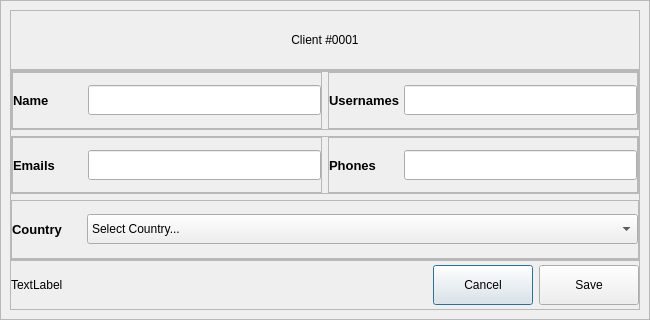
<?xml version="1.0" encoding="UTF-8"?>
<ui version="4.0">
 <class>Dialog</class>
 <widget class="QDialog" name="Dialog">
  <property name="geometry">
   <rect>
    <x>0</x>
    <y>0</y>
    <width>650</width>
    <height>320</height>
   </rect>
  </property>
  <property name="windowTitle">
   <string>Dialog</string>
  </property>
  <layout class="QVBoxLayout" name="verticalLayout">
   <property name="spacing">
    <number>0</number>
   </property>
   <property name="leftMargin">
    <number>0</number>
   </property>
   <property name="topMargin">
    <number>0</number>
   </property>
   <property name="rightMargin">
    <number>0</number>
   </property>
   <property name="bottomMargin">
    <number>0</number>
   </property>
   <item>
    <widget class="QFrame" name="dialog_window">
     <property name="frameShape">
      <enum>QFrame::StyledPanel</enum>
     </property>
     <property name="frameShadow">
      <enum>QFrame::Raised</enum>
     </property>
     <layout class="QVBoxLayout" name="verticalLayout_4">
      <property name="spacing">
       <number>0</number>
      </property>
      <item>
       <widget class="QFrame" name="title_frame">
        <property name="minimumSize">
         <size>
          <width>0</width>
          <height>60</height>
         </size>
        </property>
        <property name="maximumSize">
         <size>
          <width>16777215</width>
          <height>60</height>
         </size>
        </property>
        <property name="frameShape">
         <enum>QFrame::StyledPanel</enum>
        </property>
        <property name="frameShadow">
         <enum>QFrame::Raised</enum>
        </property>
        <layout class="QVBoxLayout" name="verticalLayout_3">
         <property name="spacing">
          <number>0</number>
         </property>
         <property name="leftMargin">
          <number>0</number>
         </property>
         <property name="topMargin">
          <number>0</number>
         </property>
         <property name="rightMargin">
          <number>0</number>
         </property>
         <property name="bottomMargin">
          <number>0</number>
         </property>
         <item>
          <widget class="QLabel" name="logo">
           <property name="styleSheet">
            <string notr="true">font: 900 16pt &quot;Segoe UI Black&quot;;</string>
           </property>
           <property name="text">
            <string>Client #0001</string>
           </property>
           <property name="alignment">
            <set>Qt::AlignCenter</set>
           </property>
          </widget>
         </item>
        </layout>
       </widget>
      </item>
      <item>
       <widget class="QFrame" name="main_frame">
        <property name="frameShape">
         <enum>QFrame::StyledPanel</enum>
        </property>
        <property name="frameShadow">
         <enum>QFrame::Raised</enum>
        </property>
        <layout class="QVBoxLayout" name="verticalLayout_2">
         <property name="leftMargin">
          <number>0</number>
         </property>
         <property name="topMargin">
          <number>0</number>
         </property>
         <property name="rightMargin">
          <number>0</number>
         </property>
         <property name="bottomMargin">
          <number>0</number>
         </property>
         <item>
          <widget class="QFrame" name="name_frame">
           <property name="frameShape">
            <enum>QFrame::StyledPanel</enum>
           </property>
           <property name="frameShadow">
            <enum>QFrame::Raised</enum>
           </property>
           <layout class="QHBoxLayout" name="horizontalLayout_2">
            <property name="leftMargin">
             <number>0</number>
            </property>
            <property name="topMargin">
             <number>0</number>
            </property>
            <property name="rightMargin">
             <number>0</number>
            </property>
            <property name="bottomMargin">
             <number>0</number>
            </property>
            <item>
             <widget class="QFrame" name="frame">
              <property name="maximumSize">
               <size>
                <width>16777215</width>
                <height>16777215</height>
               </size>
              </property>
              <property name="frameShape">
               <enum>QFrame::StyledPanel</enum>
              </property>
              <property name="frameShadow">
               <enum>QFrame::Raised</enum>
              </property>
              <layout class="QHBoxLayout" name="horizontalLayout_3">
               <property name="spacing">
                <number>0</number>
               </property>
               <property name="leftMargin">
                <number>0</number>
               </property>
               <property name="topMargin">
                <number>0</number>
               </property>
               <property name="rightMargin">
                <number>0</number>
               </property>
               <property name="bottomMargin">
                <number>0</number>
               </property>
               <item>
                <widget class="QLabel" name="label">
                 <property name="minimumSize">
                  <size>
                   <width>75</width>
                   <height>0</height>
                  </size>
                 </property>
                 <property name="maximumSize">
                  <size>
                   <width>50</width>
                   <height>16777215</height>
                  </size>
                 </property>
                 <property name="font">
                  <font>
                   <pointsize>10</pointsize>
                   <italic>false</italic>
                   <bold>true</bold>
                  </font>
                 </property>
                 <property name="styleSheet">
                  <string notr="true">font: 700 10pt &quot;Segoe UI&quot;;</string>
                 </property>
                 <property name="text">
                  <string>Name</string>
                 </property>
                </widget>
               </item>
               <item>
                <widget class="QLineEdit" name="name">
                 <property name="minimumSize">
                  <size>
                   <width>200</width>
                   <height>30</height>
                  </size>
                 </property>
                 <property name="maximumSize">
                  <size>
                   <width>1000</width>
                   <height>30</height>
                  </size>
                 </property>
                </widget>
               </item>
              </layout>
             </widget>
            </item>
            <item>
             <widget class="QFrame" name="frame_4">
              <property name="frameShape">
               <enum>QFrame::StyledPanel</enum>
              </property>
              <property name="frameShadow">
               <enum>QFrame::Raised</enum>
              </property>
              <layout class="QHBoxLayout" name="horizontalLayout_4">
               <property name="spacing">
                <number>0</number>
               </property>
               <property name="leftMargin">
                <number>0</number>
               </property>
               <property name="topMargin">
                <number>0</number>
               </property>
               <property name="rightMargin">
                <number>0</number>
               </property>
               <property name="bottomMargin">
                <number>0</number>
               </property>
               <item>
                <widget class="QLabel" name="label_2">
                 <property name="minimumSize">
                  <size>
                   <width>75</width>
                   <height>0</height>
                  </size>
                 </property>
                 <property name="maximumSize">
                  <size>
                   <width>50</width>
                   <height>16777215</height>
                  </size>
                 </property>
                 <property name="font">
                  <font>
                   <pointsize>10</pointsize>
                   <italic>false</italic>
                   <bold>true</bold>
                  </font>
                 </property>
                 <property name="styleSheet">
                  <string notr="true">font: 700 10pt &quot;Segoe UI&quot;;</string>
                 </property>
                 <property name="text">
                  <string>Usernames</string>
                 </property>
                </widget>
               </item>
               <item>
                <widget class="QLineEdit" name="username">
                 <property name="sizePolicy">
                  <sizepolicy hsizetype="Expanding" vsizetype="Fixed">
                   <horstretch>0</horstretch>
                   <verstretch>0</verstretch>
                  </sizepolicy>
                 </property>
                 <property name="minimumSize">
                  <size>
                   <width>200</width>
                   <height>30</height>
                  </size>
                 </property>
                 <property name="maximumSize">
                  <size>
                   <width>1000</width>
                   <height>30</height>
                  </size>
                 </property>
                </widget>
               </item>
              </layout>
             </widget>
            </item>
           </layout>
          </widget>
         </item>
         <item>
          <widget class="QFrame" name="contact_frame">
           <property name="frameShape">
            <enum>QFrame::StyledPanel</enum>
           </property>
           <property name="frameShadow">
            <enum>QFrame::Raised</enum>
           </property>
           <layout class="QHBoxLayout" name="horizontalLayout_7">
            <property name="leftMargin">
             <number>0</number>
            </property>
            <property name="topMargin">
             <number>0</number>
            </property>
            <property name="rightMargin">
             <number>0</number>
            </property>
            <property name="bottomMargin">
             <number>0</number>
            </property>
            <item>
             <widget class="QFrame" name="frame_5">
              <property name="maximumSize">
               <size>
                <width>16777215</width>
                <height>16777215</height>
               </size>
              </property>
              <property name="frameShape">
               <enum>QFrame::StyledPanel</enum>
              </property>
              <property name="frameShadow">
               <enum>QFrame::Raised</enum>
              </property>
              <layout class="QHBoxLayout" name="horizontalLayout_5">
               <property name="spacing">
                <number>0</number>
               </property>
               <property name="leftMargin">
                <number>0</number>
               </property>
               <property name="topMargin">
                <number>0</number>
               </property>
               <property name="rightMargin">
                <number>0</number>
               </property>
               <property name="bottomMargin">
                <number>0</number>
               </property>
               <item>
                <widget class="QLabel" name="label_3">
                 <property name="minimumSize">
                  <size>
                   <width>75</width>
                   <height>0</height>
                  </size>
                 </property>
                 <property name="maximumSize">
                  <size>
                   <width>50</width>
                   <height>16777215</height>
                  </size>
                 </property>
                 <property name="font">
                  <font>
                   <pointsize>10</pointsize>
                   <italic>false</italic>
                   <bold>true</bold>
                  </font>
                 </property>
                 <property name="styleSheet">
                  <string notr="true">font: 700 10pt &quot;Segoe UI&quot;;</string>
                 </property>
                 <property name="text">
                  <string>Emails</string>
                 </property>
                </widget>
               </item>
               <item>
                <widget class="QLineEdit" name="email">
                 <property name="sizePolicy">
                  <sizepolicy hsizetype="Expanding" vsizetype="Fixed">
                   <horstretch>0</horstretch>
                   <verstretch>0</verstretch>
                  </sizepolicy>
                 </property>
                 <property name="minimumSize">
                  <size>
                   <width>200</width>
                   <height>30</height>
                  </size>
                 </property>
                 <property name="maximumSize">
                  <size>
                   <width>1000</width>
                   <height>30</height>
                  </size>
                 </property>
                </widget>
               </item>
              </layout>
             </widget>
            </item>
            <item>
             <widget class="QFrame" name="frame_6">
              <property name="frameShape">
               <enum>QFrame::StyledPanel</enum>
              </property>
              <property name="frameShadow">
               <enum>QFrame::Raised</enum>
              </property>
              <layout class="QHBoxLayout" name="horizontalLayout_6">
               <property name="spacing">
                <number>0</number>
               </property>
               <property name="leftMargin">
                <number>0</number>
               </property>
               <property name="topMargin">
                <number>0</number>
               </property>
               <property name="rightMargin">
                <number>0</number>
               </property>
               <property name="bottomMargin">
                <number>0</number>
               </property>
               <item>
                <widget class="QLabel" name="label_4">
                 <property name="minimumSize">
                  <size>
                   <width>75</width>
                   <height>0</height>
                  </size>
                 </property>
                 <property name="maximumSize">
                  <size>
                   <width>50</width>
                   <height>16777215</height>
                  </size>
                 </property>
                 <property name="font">
                  <font>
                   <pointsize>10</pointsize>
                   <italic>false</italic>
                   <bold>true</bold>
                  </font>
                 </property>
                 <property name="styleSheet">
                  <string notr="true">font: 700 10pt &quot;Segoe UI&quot;;</string>
                 </property>
                 <property name="text">
                  <string>Phones</string>
                 </property>
                </widget>
               </item>
               <item>
                <widget class="QLineEdit" name="phone">
                 <property name="sizePolicy">
                  <sizepolicy hsizetype="Expanding" vsizetype="Fixed">
                   <horstretch>0</horstretch>
                   <verstretch>0</verstretch>
                  </sizepolicy>
                 </property>
                 <property name="minimumSize">
                  <size>
                   <width>200</width>
                   <height>30</height>
                  </size>
                 </property>
                 <property name="maximumSize">
                  <size>
                   <width>1000</width>
                   <height>30</height>
                  </size>
                 </property>
                </widget>
               </item>
              </layout>
             </widget>
            </item>
           </layout>
          </widget>
         </item>
         <item>
          <widget class="QFrame" name="frame_3">
           <property name="frameShape">
            <enum>QFrame::StyledPanel</enum>
           </property>
           <property name="frameShadow">
            <enum>QFrame::Raised</enum>
           </property>
           <layout class="QHBoxLayout" name="horizontalLayout_8">
            <property name="spacing">
             <number>0</number>
            </property>
            <property name="leftMargin">
             <number>0</number>
            </property>
            <property name="topMargin">
             <number>0</number>
            </property>
            <property name="rightMargin">
             <number>0</number>
            </property>
            <property name="bottomMargin">
             <number>0</number>
            </property>
            <item>
             <widget class="QLabel" name="label_5">
              <property name="minimumSize">
               <size>
                <width>75</width>
                <height>0</height>
               </size>
              </property>
              <property name="maximumSize">
               <size>
                <width>50</width>
                <height>16777215</height>
               </size>
              </property>
              <property name="font">
               <font>
                <pointsize>10</pointsize>
                <italic>false</italic>
                <bold>true</bold>
               </font>
              </property>
              <property name="styleSheet">
               <string notr="true">font: 700 10pt &quot;Segoe UI&quot;;</string>
              </property>
              <property name="text">
               <string>Country</string>
              </property>
             </widget>
            </item>
            <item>
             <widget class="QComboBox" name="country">
              <property name="sizePolicy">
               <sizepolicy hsizetype="Expanding" vsizetype="Fixed">
                <horstretch>0</horstretch>
                <verstretch>0</verstretch>
               </sizepolicy>
              </property>
              <property name="minimumSize">
               <size>
                <width>200</width>
                <height>30</height>
               </size>
              </property>
              <property name="maximumSize">
               <size>
                <width>1000</width>
                <height>30</height>
               </size>
              </property>
              <item>
               <property name="text">
                <string>Select Country...</string>
               </property>
              </item>
             </widget>
            </item>
           </layout>
          </widget>
         </item>
        </layout>
       </widget>
      </item>
      <item>
       <widget class="QFrame" name="control_frame">
        <property name="minimumSize">
         <size>
          <width>0</width>
          <height>50</height>
         </size>
        </property>
        <property name="maximumSize">
         <size>
          <width>16777215</width>
          <height>50</height>
         </size>
        </property>
        <property name="frameShape">
         <enum>QFrame::StyledPanel</enum>
        </property>
        <property name="frameShadow">
         <enum>QFrame::Raised</enum>
        </property>
        <layout class="QHBoxLayout" name="horizontalLayout">
         <property name="leftMargin">
          <number>0</number>
         </property>
         <property name="topMargin">
          <number>0</number>
         </property>
         <property name="rightMargin">
          <number>0</number>
         </property>
         <property name="bottomMargin">
          <number>0</number>
         </property>
         <item>
          <widget class="QLabel" name="error">
           <property name="minimumSize">
            <size>
             <width>300</width>
             <height>0</height>
            </size>
           </property>
           <property name="styleSheet">
            <string notr="true">font: 700 8pt &quot;Segoe UI&quot;;</string>
           </property>
           <property name="text">
            <string>TextLabel</string>
           </property>
          </widget>
         </item>
         <item>
          <spacer name="horizontalSpacer">
           <property name="orientation">
            <enum>Qt::Horizontal</enum>
           </property>
           <property name="sizeHint" stdset="0">
            <size>
             <width>108</width>
             <height>20</height>
            </size>
           </property>
          </spacer>
         </item>
         <item>
          <widget class="QPushButton" name="cancel_btn">
           <property name="minimumSize">
            <size>
             <width>100</width>
             <height>40</height>
            </size>
           </property>
           <property name="styleSheet">
            <string notr="true"/>
           </property>
           <property name="text">
            <string>Cancel</string>
           </property>
           <property name="class" stdset="0">
            <string>SecondaryButton</string>
           </property>
          </widget>
         </item>
         <item>
          <widget class="QPushButton" name="save_btn">
           <property name="minimumSize">
            <size>
             <width>100</width>
             <height>40</height>
            </size>
           </property>
           <property name="text">
            <string>Save</string>
           </property>
          </widget>
         </item>
        </layout>
       </widget>
      </item>
     </layout>
    </widget>
   </item>
  </layout>
 </widget>
 <resources/>
 <connections/>
</ui>
